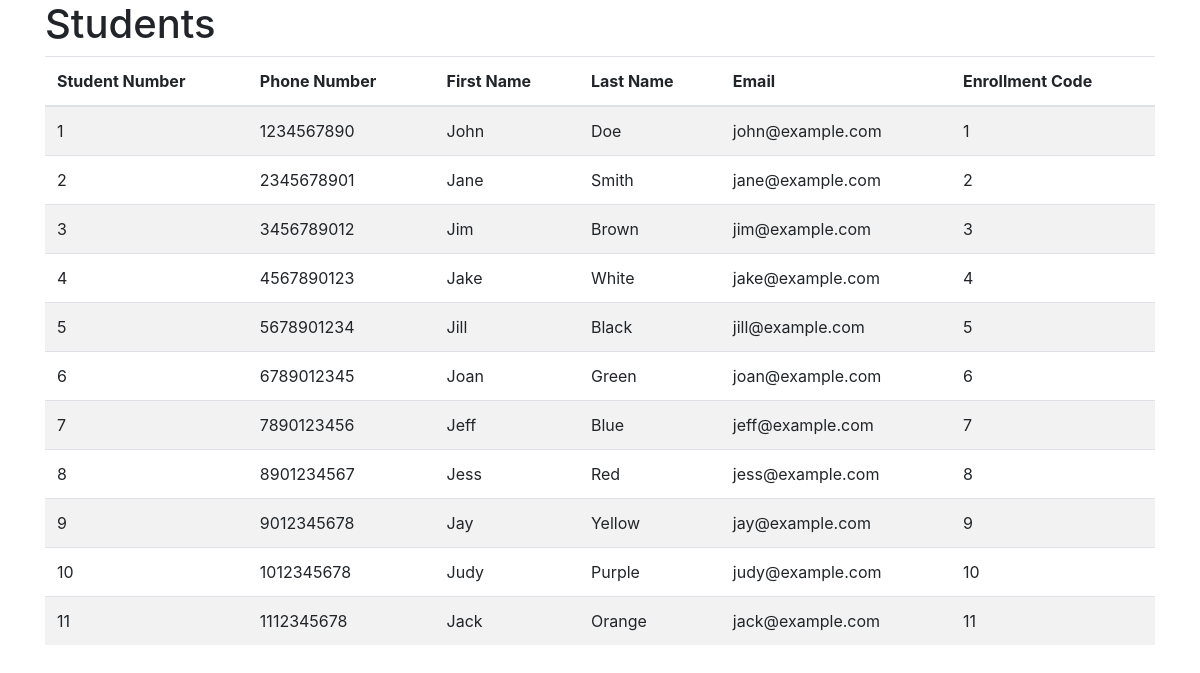
/students, run on the app's committed database.
### tables this page shows
CREATE TABLE student (
                    student_number INTEGER PRIMARY KEY,
                    phone_number INTEGER,
                    firstname TEXT,
                    lastname TEXT,
                    email TEXT,
                    enrollment_code INTEGER);

### app.py (the view)
@app.route('/students', methods=['GET'])
def get_students():
    try:
        conn = get_db_connection()
        students = conn.execute('SELECT * FROM student').fetchall()
        conn.close()
        app.logger.info(f'Retrieved {len(students)} students')
        return render_template('students.html', students=students)
    except Exception as e:
        app.logger.error(f'Error retrieving students: {str(e)}')
        return f'Error: {str(e)}', 500

### app.py (called while the page is built)
def get_db_connection():
    conn = sqlite3.connect('university.db')
    conn.row_factory = sqlite3.Row
    return conn

### templates/students.html (shortened to what this page needs)
<!DOCTYPE html>
<html>
<head>
    <link rel="stylesheet" href="https://stackpath.bootstrapcdn.com/bootstrap/4.3.1/css/bootstrap.min.css">
</head>
<body>
    <div class="container">
        <h1>Students</h1>
        <table class="table table-striped">
            <thead>
                <tr>
                    <th>Student Number</th>
                    <th>Phone Number</th>
                    <th>First Name</th>
                    <th>Last Name</th>
                    <th>Email</th>
                    <th>Enrollment Code</th>
                </tr>
            </thead>
            <tbody>
                {% for student in students %}
                <tr>
                    <td>{{ student.student_number }}</td>
                    <td>{{ student.phone_number }}</td>
                    <td>{{ student.firstname }}</td>
                    <td>{{ student.lastname }}</td>
                    <td>{{ student.email }}</td>
                    <td>{{ student.enrollment_code }}</td>
                </tr>
                {% endfor %}
            </tbody>
        </table>
    </div>
</body>
</html>

### data on the page
student: student_number "1", phone_number "1234567890", firstname "John", lastname "Doe", email "john@example.com", enrollment_code "1"
student: student_number "2", phone_number "2345678901", firstname "Jane", lastname "Smith", email "jane@example.com", enrollment_code "2"
student: student_number "3", phone_number "3456789012", firstname "Jim", lastname "Brown", email "jim@example.com", enrollment_code "3"
student: student_number "4", phone_number "4567890123", firstname "Jake", lastname "White", email "jake@example.com", enrollment_code "4"
student: student_number "5", phone_number "5678901234", firstname "Jill", lastname "Black", email "jill@example.com", enrollment_code "5"
student: student_number "6", phone_number "6789012345", firstname "Joan", lastname "Green", email "joan@example.com", enrollment_code "6"
student: student_number "7", phone_number "7890123456", firstname "Jeff", lastname "Blue", email "jeff@example.com", enrollment_code "7"
student: student_number "8", phone_number "8901234567", firstname "Jess", lastname "Red", email "jess@example.com", enrollment_code "8"
student: student_number "9", phone_number "9012345678", firstname "Jay", lastname "Yellow", email "jay@example.com", enrollment_code "9"
student: student_number "10", phone_number "1012345678", firstname "Judy", lastname "Purple", email "judy@example.com", enrollment_code "10"
student: student_number "11", phone_number "1112345678", firstname "Jack", lastname "Orange", email "jack@example.com", enrollment_code "11"
